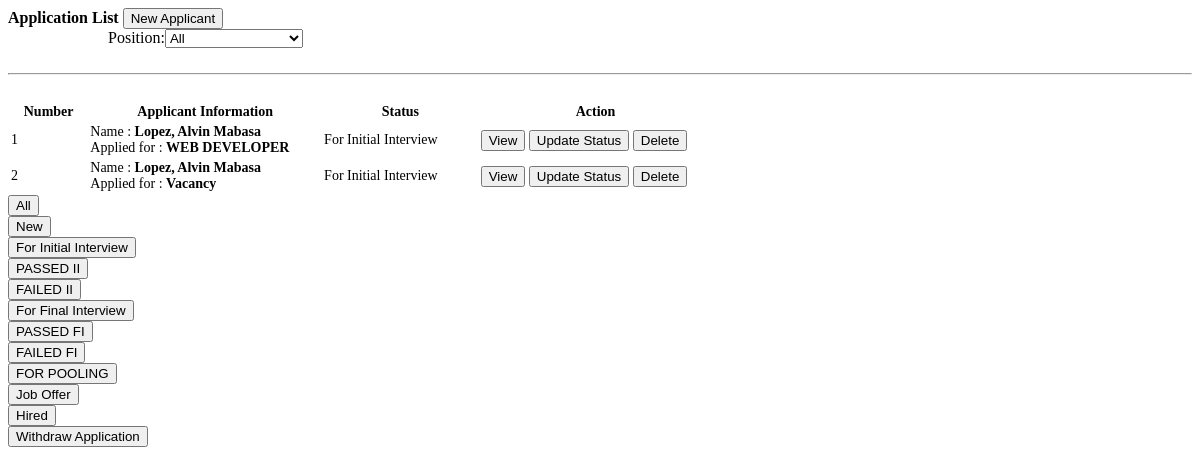
/admin/applications.php?pid=1, run on an earlier commit of the app's database.
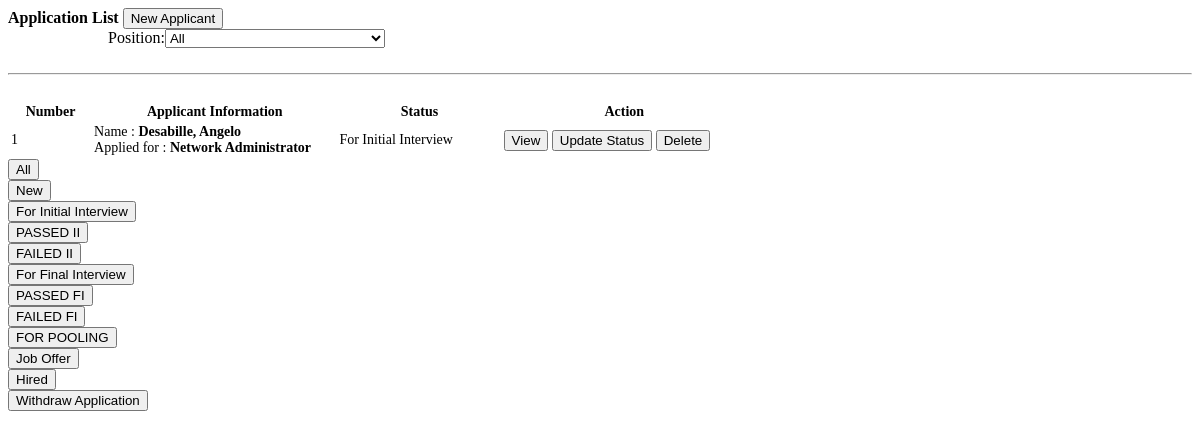
And on a later commit of the database.
### tables this page shows
CREATE TABLE `application` (
  `id` int(30) NOT NULL,
  `firstname` varchar(100) NOT NULL,
  `middlename` varchar(100) NOT NULL,
  `lastname` varchar(100) NOT NULL,
  `gender` varchar(10) NOT NULL,
  `email` varchar(100) NOT NULL,
  `contact` varchar(50) NOT NULL,
  `address` text NOT NULL,
  `cover_letter` varchar(255) NOT NULL,
  `position_id` int(30) NOT NULL,
  `resume_path` text NOT NULL,
  `process_id` int(30) NOT NULL DEFAULT 0 COMMENT '\r\n',
  `date_created` datetime NOT NULL DEFAULT current_timestamp(),
  `message` varchar(525) NOT NULL
);

CREATE TABLE `vacancy` (
  `id` int(30) NOT NULL,
  `position` varchar(200) NOT NULL,
  `availability` int(30) NOT NULL,
  `description` text NOT NULL,
  `status` tinyint(1) NOT NULL DEFAULT 1,
  `date_created` datetime NOT NULL DEFAULT current_timestamp(),
  `deadline` varchar(255) NOT NULL
);

### admin/applications.php (the view, shortened to what this page needs)
<?php include('db_connect.php');?>
<?php
$pid = 'all';
if (isset($_GET['pid']) && $_GET['pid'] >= 0) {
    $pid = $_GET['pid'];
}
$position_id = 'all';
?>
<div class="container-fluid">
	<div class="col-lg-15">
		<div class="row">
			<div class="col-lg-8">
				<div class="card">
					<div class="card-header">
						<div class="row">
							<div class="col-lg-12">
								<span><large><b>Application List</b></large></span>
								<button class="btn btn-sm btn-block btn-primary btn-sm col-md-2 float-right" type="button" id="new_application"><i class="fa fa-plus"></i> New Applicant</button>
							</div>
						</div>
					</div>
					<div class="card-body">
                        <div class="position-filter-container">
                            <div class="col-md-2 text-right" style="margin-left: 100px;">
                                Position:
                            </div>
                            <div class="col-md-5">
                                <select name="" class="custom-select browser-default select2" id="position_filter">
                                    <option value="all" <?php echo ($position_id == "all") ? "selected" : ''; ?>>All</option>
                                </select>
                            </div>
                        </div>
						<hr><br>
						<table class="table table-bordered table-hover">
							<colgroup>
								<col width="10%">
								<col width="30%">
								<col width="20%">
								<col width="30%">
							</colgroup>
							<thead>
								<tr>
									<th class="text-center">Number</th>
									<th class="text-center">Applicant Information</th>
									<th class="text-center">Status</th>
									<th class="text-center">Action</th>
								</tr>
							</thead>
							<tbody>
                                <?php
                                $i = 1;
                                $stats = $conn->query("SELECT * FROM recruitment_status ORDER BY id ASC");
                                $stat_arr[0] = "New";
                                while ($row = $stats->fetch_assoc()) {
                                    $stat_arr[$row['id']] = $row['status_label'];
                                }
                                $awhere = '';
                                if ($pid !== 'all') {
                                    $awhere = " WHERE a.process_id = '$pid'";
                                }
								$application = $conn->query("SELECT a.*,v.position FROM application a inner join vacancy v on v.id = a.position_id $awhere order by a.id asc");
								while($row=$application->fetch_assoc()):
								?>
								<tr>
									<td class="text-center"><?php echo $i++ ?></td>
									<td class="">
										<p>Name : <b><?php echo ucwords($row['lastname'].', '.$row['firstname'].' '.$row['middlename']) ?></b></p>
										<p>Applied for : <b><?php echo $row['position'] ?></b></p>
									</td>
									<td class="text-center">
										<?php echo $stat_arr[$row['process_id']] ?>
									</td>
									<td class="text-center">
										<button class="btn btn-sm btn-primary view_application" type="button" data-id="<?php echo $row['id'] ?>" >View</button>
										<button class="btn btn-sm btn-primary edit_application" type="button" data-id="<?php echo $row['id'] ?>" >Update Status</button>
										<button class="btn btn-sm btn-danger delete_application" type="button" data-id="<?php echo $row['id'] ?>">Delete</button>
									</td>
								</tr>
								<?php endwhile; ?>
							</tbody>
						</table>
					</div>
				</div>
			</div>
			<div class="col-lg-4">
				<div class="card">
					<div class="card-body">
						<div class="row">
							<div class="col-md-12 form-group">
								<button class="btn-block btn-sm btn filter_status" type="button" data-id="all">All</button>
							</div>
						</div>
						<?php foreach ($stat_arr as $key => $value): ?>
						<div class="row">
							<div class="col-md-12 form-group">
								<button class="btn-block btn-sm btn filter_status" type="button" data-id="<?php echo $key ?>" ><?php echo $value ?></button>
							</div>
						</div>
						<?php endforeach; ?>
					</div>
				</div>
			</div>
		</div>
	</div>
</div>

What changed in the data, as far as the page shows it:
removed application: lastname+firstname+middlename "Lopez, Alvin Mabasa", vacancy.position "WEB DEVELOPER", process "For Initial Interview"
removed application: lastname+firstname+middlename "Lopez, Alvin Mabasa", vacancy.position "Vacancy", process "For Initial Interview"
added application: lastname+firstname+middlename "Desabille, Angelo", vacancy.position "Network Administrator", process "For Initial Interview"
